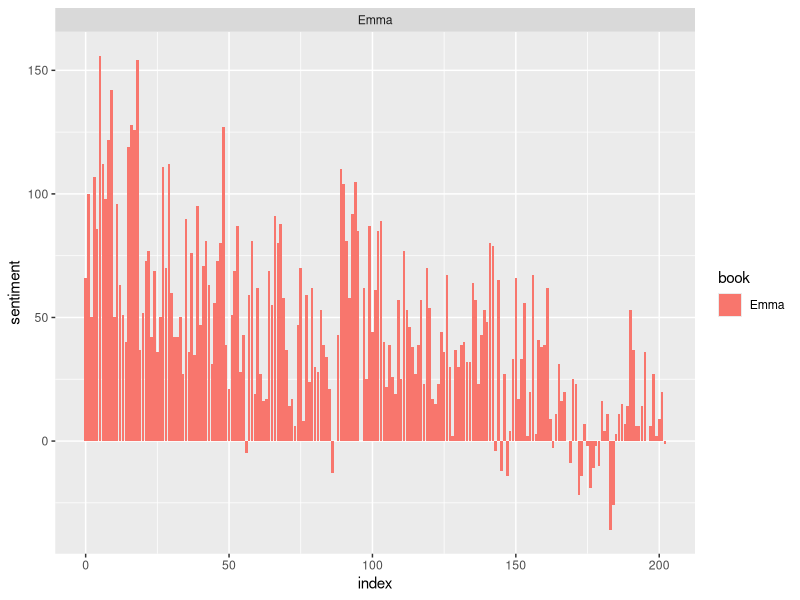
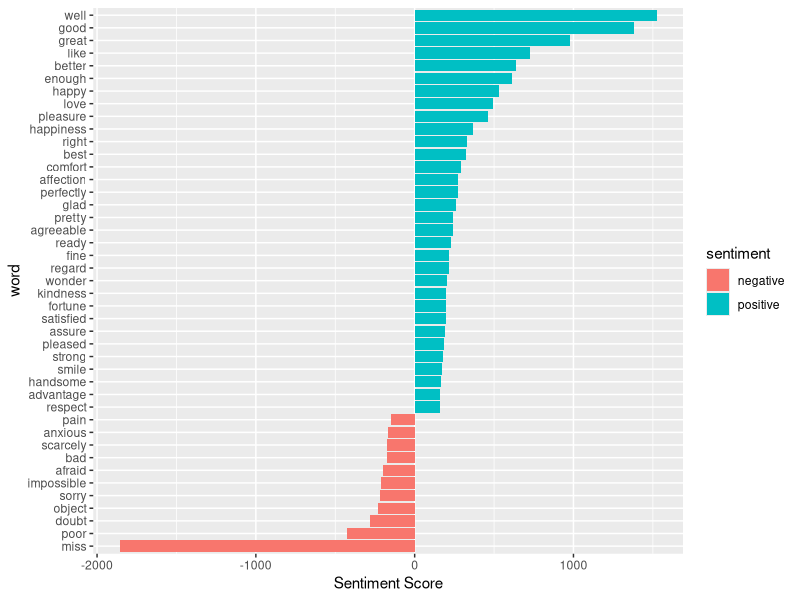
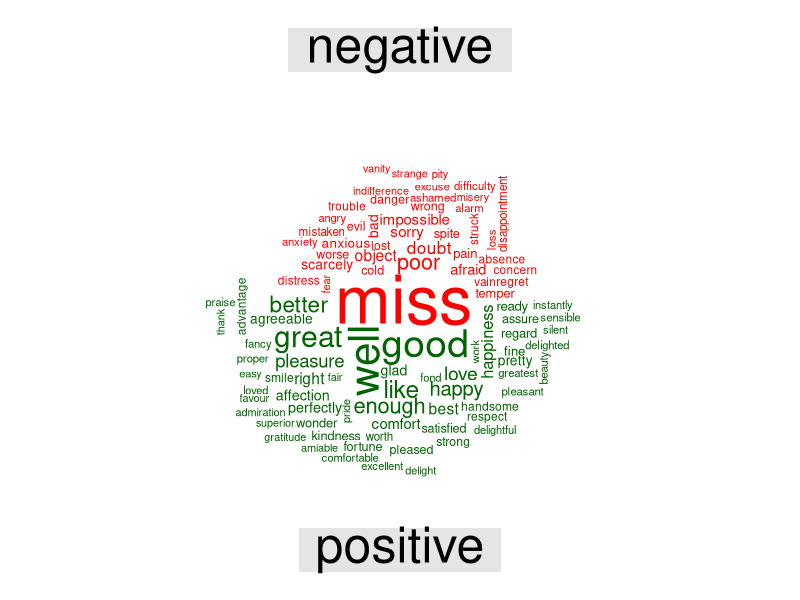

These charts were generated, in order, by the following R code:
## ---- chunk 1
install.packages("tidytext")
## ---- chunk 2
library(tidytext)
sentiments
## ---- chunk 3
get_sentiments("bing")
## ---- chunk 4
library(janeaustenr)
library(stringr)
library(tidytext)
library(dplyr)
## ---- chunk 5

tidy_data <- austen_books() %>%
 group_by(book) %>%
 mutate(linenumber = row_number(),
   chapter = cumsum(str_detect(text, regex("^chapter [\\divxlc]", 
                          ignore_case = TRUE)))) %>%
ungroup() %>%
unnest_tokens(word, text)

## ---- chunk 6
positive_senti <- get_sentiments("bing") %>%
 filter(sentiment == "positive")

tidy_data %>%
 filter(book == "Emma") %>%
 semi_join(positive_senti) %>%
 count(word, sort = TRUE)
## ---- chunk 7
install.packages("tidyr")
## ---- chunk 8
library(tidyr)
bing <- get_sentiments("bing")
Emma_sentiment <- tidy_data %>%
 inner_join(bing) %>%
 count(book = "Emma" , index = linenumber %/% 80, sentiment) %>%
 spread(sentiment, n, fill = 0) %>%
 mutate(sentiment = positive - negative)
## ---- chunk 9
install.packages("ggplot2")
## ---- chunk 10
library(ggplot2)

ggplot(Emma_sentiment, aes(index, sentiment, fill = book)) +
 geom_bar(stat = "identity", show.legend = TRUE) +
 facet_wrap(~book, ncol = 2, scales = "free_x")
## ---- chunk 11
counting_words <- tidy_data %>%
 inner_join(bing) %>%
 count(word, sentiment, sort = TRUE)
head(counting_words)
## ---- chunk 12
counting_words %>%
 filter(n > 150) %>%
 mutate(n = ifelse(sentiment == "negative", -n, n)) %>%
 mutate(word = reorder(word, n)) %>%
 ggplot(aes(word, n, fill = sentiment))+
 geom_col() +
 coord_flip() +
 labs(y = "Sentiment Score")
## ---- chunk 13
install.packages("reshape2")
install.packages("wordcloud")
## ---- chunk 14
library(reshape2)
library(wordcloud)
tidy_data %>%
 inner_join(bing) %>%
 count(word, sentiment, sort = TRUE) %>%
 acast(word ~ sentiment, value.var = "n", fill = 0) %>%
 comparison.cloud(colors = c("red", "dark green"),
          max.words = 100)
## ---- chunk 15
